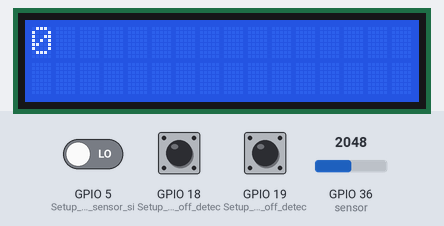
This sketch was run on a simulated ESP32. Shown: 16×2 character LCD. The inputs (shaded band) are chosen by the test bench; at power-on: GPIO 18 (Setup_for_leads_off_detec) LOW, GPIO 5 (Setup_for_pulse_sensor_si) LOW, GPIO 19 (Setup_for_leads_off_detec) LOW, GPIO 36 (sensor) = 2048. WiFi joins after 1.5 s; servers stay silent unless stated; what the sketch prints to the serial monitor is not drawn.

Above: at 7.7 s.
7.8 s: GPIO 18 (Setup_for_leads_off_detec) pulled HIGH for 0.15 s
At 7.93 s:
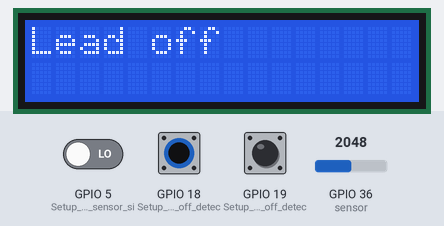
9.5 s: GPIO 5 (Setup_for_pulse_sensor_si) driven HIGH
At 10.5 s:
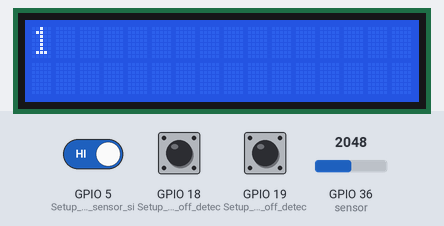
11.0 s: GPIO 18 (Setup_for_leads_off_detec) pulled HIGH for 3.2 s
At 12.1 s:
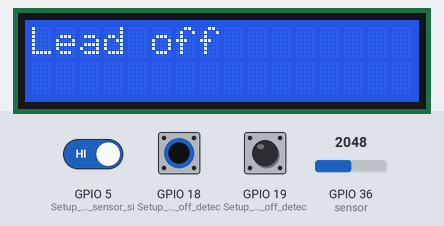
15.7 s: GPIO 19 (Setup_for_leads_off_detec) pulled HIGH for 3.2 s
20.5 s: GPIO 5 (Setup_for_pulse_sensor_si) driven LOW and GPIO 18 (Setup_for_leads_off_detec) driven HIGH
Timing chart, 0 to 23.5 s (numbered marks = the images above; inputs shaded):
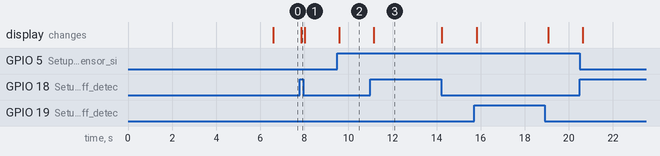

The sketch:

firebasewificonnect.ino
```cpp
#include <Wire.h>
#include <WiFi.h>
#include <Firebase_ESP_Client.h>
#include <LiquidCrystal_I2C.h>
#include <ArduinoJson.h>
//Provide the token generation process info.
#include "addons/TokenHelper.h"
//Provide the RTDB payload printing info and other helper functions.
#include "addons/RTDBHelper.h"


#define WIFI_SSID "Ok"
#define WIFI_PASSWORD "88888888"
#define API_KEY "AIzaSyBDhn-pTbrD1oX4Yb2sHsquzAInhLn9jxY"
#define DATABASE_URL "ecg-monitoring-system-f71e3-default-rtdb.firebaseio.com"


LiquidCrystal_I2C lcd(0x27, 16, 2);  // Set the LCD address to 0x27 for a 16 chars and 2 line display

FirebaseData fbdo;
FirebaseAuth auth;
FirebaseConfig config;
FirebaseData firebaseData;

unsigned long sendDataPrevMillis = 0;
bool signupOK = false;
int pulseValue = 0;
StaticJsonDocument<200> doc;


byte Heart[] = {
  B00000,
  B01010,
  B11111,
  B11111,
  B01110,
  B00100,
  B00000,
  B00000
};

String convertJsonToString() {
  String jsonString;
  serializeJson(doc, jsonString);
  return jsonString;
}


void sendDataToFirebase() {
  String path = "/ecg_data"; // Assuming your database path is "ecg_data"
  String jsonData = convertJsonToString(); // Convert JSON document to string
  if (Firebase.setJSON(firebaseData, path, doc)) {
    Serial.println("Data sent to Firebase!");
  } else {
    Serial.println("Failed to send data to Firebase.");
    Serial.println("REASON: " + firebaseData.errorReason());
    Serial.println("------------------------------------");
  }
}


void setup() {
  // Initialize the serial communication:
  Serial.begin(9600);
  pinMode(18, INPUT); // Setup for leads off detection LO +
  pinMode(19, INPUT); // Setup for leads off detection LO -
  pinMode(5, INPUT);  // Setup for pulse sensor signal pin
  lcd.init();
  lcd.createChar(0, Heart);


 // Display " Team Electrona " for 5 seconds
    lcd.clear();
    lcd.setCursor(0,0);
    lcd.write(0);
    lcd.print("Team Electrona");
    lcd.write(0);
    delay(5000); // 5 second delay

    WiFi.begin(WIFI_SSID, WIFI_PASSWORD);
  Serial.print("Connecting to wifi...");
  while (WiFi.status() != WL_CONNECTED) {
    Serial.print(".");
    delay(300);
  }
  Serial.println();
  Serial.print("Connected to IP:");
  Serial.println(WiFi.localIP());
  Serial.println();

  config.api_key = API_KEY;
  config.database_url = DATABASE_URL;

/* Sign up */
if (Firebase.signUp(&config, &auth, "", "")){
    Serial.println("ok");
    signupOK = true;
  }
  else{
    Serial.printf("%s\n", config.signer.signupError.message.c_str());
  }
    /* Assign the callback function for the long running token generation task */
  config.token_status_callback = tokenStatusCallback; //see addons/TokenHelper.h

  Firebase.begin(&config, &auth);
  Firebase.reconnectWiFi(true);


}

void loop() {
  // Check for leads off detection
  lcd.backlight();
  if ((digitalRead(18) == 1) || (digitalRead(19) == 1)) {
    Serial.println('!');
    lcd.clear();
    lcd.setCursor(0, 0);
    lcd.print("Lead off");
  } else {
    // Read the analog values of both sensors
    int ecgValue = analogRead(A0);
    int pulseValue = digitalRead(5);


    // Display the pulse sensor value on the LCD
    lcd.clear();
    lcd.setCursor(0, 0);
    // lcd.print("Sensorval: ");
    lcd.print(pulseValue);

    delay(1);
  }

if (Firebase.ready() && signupOK && (millis() - sendDataPrevMillis > 15000 || sendDataPrevMillis == 0)){
    sendDataPrevMillis = millis();
    // Write an Int number on the database path test/int  for ecg


    if (Firebase.RTDB.setInt(&fbdo, "sensor/pulseValue", pulseValue)){
      Serial.println("PASSED");
      Serial.println("PATH: " + fbdo.dataPath());
      Serial.println("TYPE: " + fbdo.dataType());
    }
    else {
      Serial.println("FAILED");
      Serial.println("REASON: " + fbdo.errorReason());
    }

}

     // Read sensor data and timestamp
  long timestamp = millis(); // Example timestamp
  int sensorValue = analogRead(A0); // Example sensor value

  // // Add data to JSON
  doc["timestamp"] = timestamp;
  doc["sensorValue"] = sensorValue;
  sendDataToFirebase();


}
```

Measured:
- after the input at 7.8 s, the display: changes after 0.05 s (image 1)
- after the input at 9.5 s, the display: changes after 0.08 s (image 2)
- after the input at 11.0 s, the display: changes after 0.16 s (image 3)
